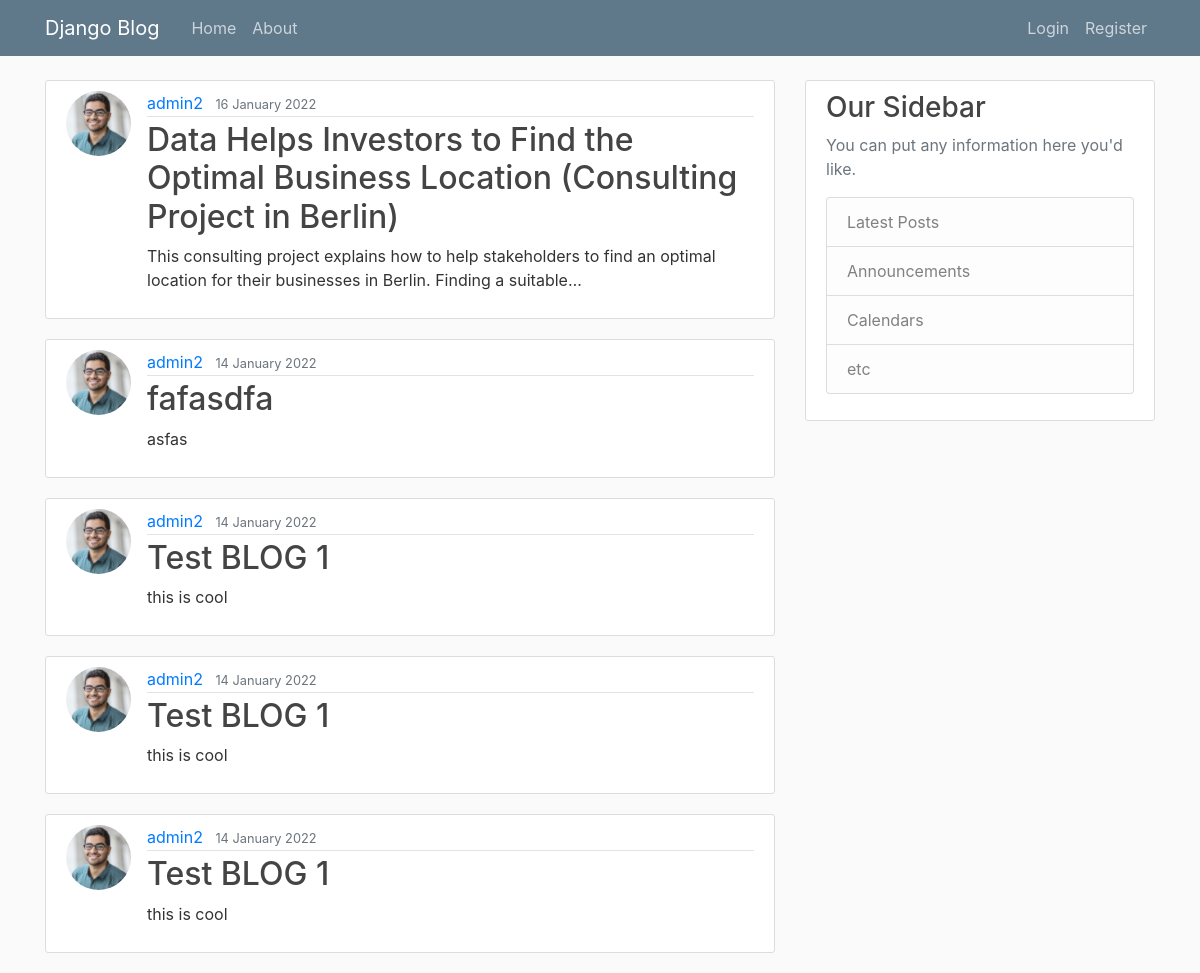
Before: / with the older database file.
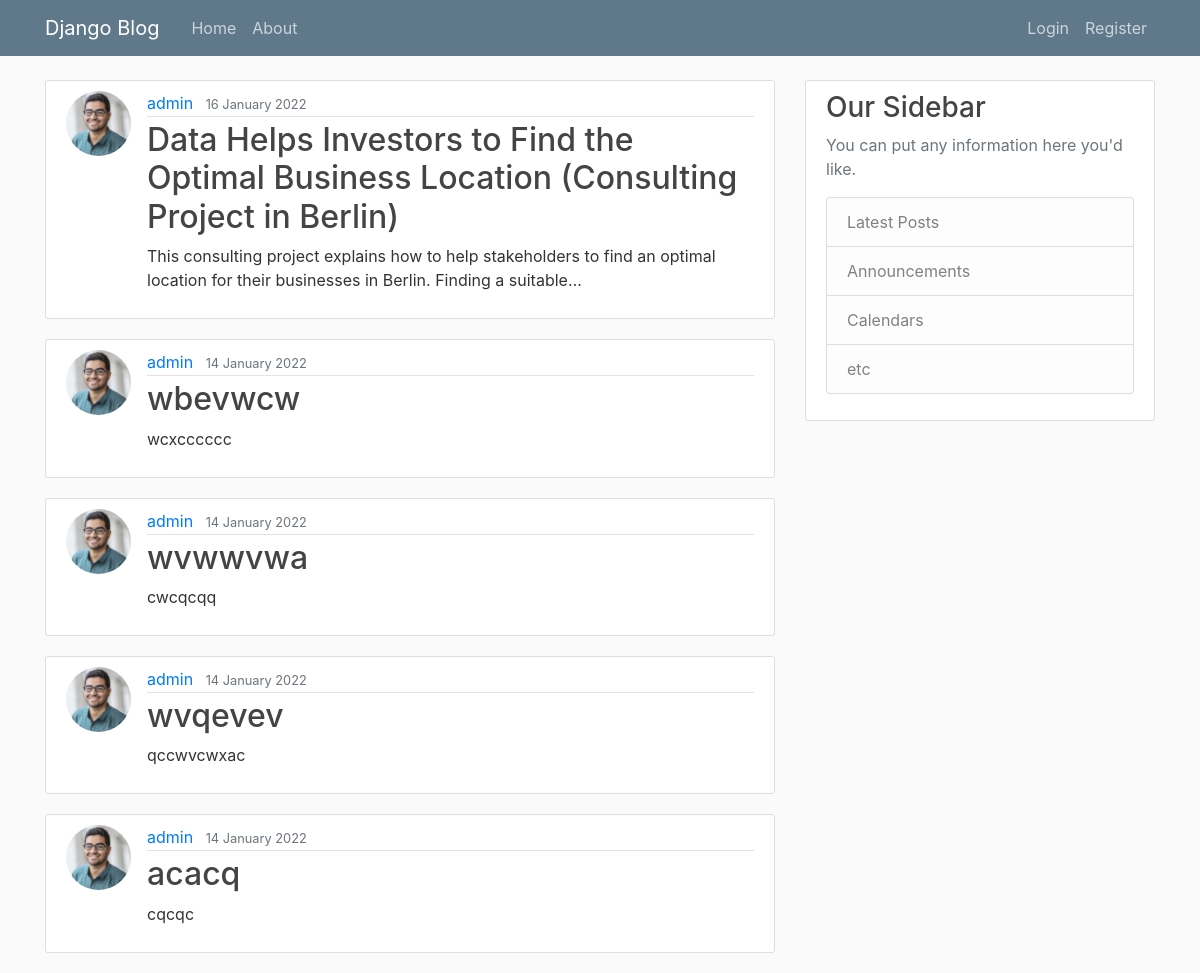
After: the same page with the newer database file.
### blog/models.py (models this page shows, shortened)
class Post(models.Model):
  title = models.CharField(max_length=100)
  content = models.TextField()
  date_posted = models.DateTimeField(default=timezone.now)
  author = models.ForeignKey(to=User, on_delete= models.CASCADE)

### users/models.py (models this page shows, shortened)
class Profile(models.Model):
  user = models.OneToOneField(User, on_delete=models.CASCADE)
  image = models.ImageField(default='default.jpg', upload_to = 'profile_pics')

### blog/views.py (the view)
# urls.py: path('', PostListView.as_view(), name = 'blog-home' ),
class PostListView(ListView):
  model = Post
  template_name = "blog/home.html"
  context_object_name = 'posts'
  ordering = ['-date_posted']
  paginate_by = 5

### blog/templates/blog/home.html
{% extends "blog/base.html" %}
{% block content %}
  {% for post in posts %}
   <article class="media content-section">
     <img class="rounded-circle article-img" src="{{post.author.profile.image.url}}"/>
      <div class="media-body">
        <div class="article-metadata">
          <a class="mr-2" href="{%url 'profile'%}">{{ post.author }}</a>
          <small class="text-muted">{{ post.date_posted | date:"d F Y"}}</small>
        </div>
        <h2><a class="article-title" href="{% url 'post-detail' post.id %}">{{ post.title }}</a></h2>
        <p class="article-content">{{ post.content }}</p>
      </div>
    </article>
  {% endfor %}
{% endblock content %}

### blog/templates/blog/base.html (shortened to what this page needs)
{% load static %}
<!doctype html>
<html lang="en">
  <head>
       <link rel="stylesheet" href="https://maxcdn.bootstrapcdn.com/bootstrap/4.0.0/css/bootstrap.min.css">
      <link rel="stylesheet" href="{% static 'blog/main.css' %}">
</head>
<body>
<header class="site-header">
  <nav class="navbar navbar-expand-md navbar-dark bg-steel fixed-top">
    <div class="container">
      <a class="navbar-brand mr-4" href="{% url 'blog-home' %}">Django Blog</a>
      <div class="collapse navbar-collapse" id="navbarToggle">
        <div class="navbar-nav mr-auto">
          <a class="nav-item nav-link" href="{% url 'blog-home' %}">Home</a>
          <a class="nav-item nav-link" href="{% url 'blog-about' %}">About</a>
        </div>
        <div class="navbar-nav">
          {% if user.is_authenticated %}
            <a class="nav-item nav-link" href="{% url 'post-create' %}">New Post</a>
            <a class="nav-item nav-link" href="{% url 'profile' %}">Profile</a>
            <a class="nav-item nav-link" href="{% url 'logout' %}">Logout</a>
          {% else %}
            <a class="nav-item nav-link" href="{% url 'login' %}">Login</a>
            <a class="nav-item nav-link" href="{% url 'register' %}">Register</a>
          {% endif %}
        </div>
      </div>
    </div>
  </nav>
</header>
<main role="main" class="container">
  <div class="row">
    <div class="col-md-8">
      {% block content %}{% endblock %}
    </div>
    <div class="col-md-4">
      <div class="content-section">
        <h3>Our Sidebar</h3>
        <p class='text-muted'>You can put any information here you'd like.
          <ul class="list-group">
            <li class="list-group-item list-group-item-light">Latest Posts</li>
            <li class="list-group-item list-group-item-light">Announcements</li>
            <li class="list-group-item list-group-item-light">Calendars</li>
            <li class="list-group-item list-group-item-light">etc</li>
          </ul>
        </p>
      </div>
    </div>
  </div>
</main>
  </body>
</html>

### blog/static/blog/main.css (style rules this page uses)
body { background: #fafafa; color: #333333; margin-top: 5rem; }
h1, h2, h3, h4, h5, h6 { color: #444444; }
ul { margin: 0; }
.bg-steel { background-color: #5f788a; }
.site-header .navbar-nav .nav-link { color: #cbd5db; }
.content-section { background: #ffffff; padding: 10px 20px; border: 1px solid #dddddd; border-radius: 3px; margin-bottom: 20px; }
.article-title { color: #444444; }
.article-content { white-space: pre-line; }
.article-img { height: 65px; width: 65px; margin-right: 16px; }
.article-metadata { padding-bottom: 1px; margin-bottom: 4px; border-bottom: 1px solid #e3e3e3 }

Changed rows visible on the page:
removed Post: author.profile.image (picture), author "admin2", date_posted "14 January 2022", title "fafasdfa", content "asfas"
removed Post: author.profile.image (picture), author "admin2", date_posted "14 January 2022", title "Test BLOG 1", content "this is cool"
removed Post: author.profile.image (picture), author "admin2", date_posted "14 January 2022", title "Test BLOG 1", content "this is cool"
removed Post: author.profile.image (picture), author "admin2", date_posted "14 January 2022", title "Test BLOG 1", content "this is cool"
changed through a linked row, Post "16 January 2022": author "admin2" → "admin"
added Post: author.profile.image (picture), author "admin", date_posted "14 January 2022", title "wbevwcw", content "wcxcccccc"
added Post: author.profile.image (picture), author "admin", date_posted "14 January 2022", title "wvwwvwa", content "cwcqcqq"
added Post: author.profile.image (picture), author "admin", date_posted "14 January 2022", title "wvqevev", content "qccwvcwxac"
added Post: author.profile.image (picture), author "admin", date_posted "14 January 2022", title "acacq", content "cqcqc"
